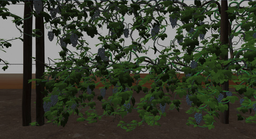
#> input picture defunc/backup_files/scripts/images/grapes_RHS.png, 256 x 139 px, shrunk from 1162 x 629 before the run, found by its file name
$ python hough_circle_test.py
#> lines starting #> are read from the running program, lines starting #| are printed output that depends on the picture
import numpy as np
import cv2 as cv
img = cv.imread('images/grapes_RHS.png',0)
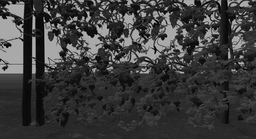
#> img: shape (139, 256); min 0, max 199, mean 60
img = cv.medianBlur(img,5)
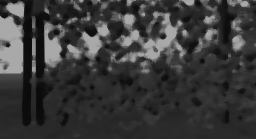
#> img: shape (139, 256); min 9, max 169, mean 57.9
cimg = cv.cvtColor(img,cv.COLOR_GRAY2BGR)
circles = cv.HoughCircles(img,cv.HOUGH_GRADIENT,1,20,
                            param1=5,param2=3,minRadius=0,maxRadius=0)
#> circles = 66 rows, first 8: [161.5, 42.5, 41.4], [179.5, 95.5, 29.3], [63.5, 46.5, 32.7], [93.5, 40.5, 33.8], [73.5, 85.5, 27.5], [42.5, 51.5, 29.3], [226.5, 34.5, 25.2], [17.5, 47.5, 45.2]
circles = np.uint16(np.around(circles))
#> circles = 66 rows, first 8: [162, 42, 41], [180, 96, 29], [64, 46, 33], [94, 40, 34], [74, 86, 28], [42, 52, 29], [226, 34, 25], [18, 48, 45]
for i in circles[0,:]:
    # draw the outer circle
    cv.circle(cimg,(i[0],i[1]),i[2],(0,255,0),2)
    # draw the center of the circle
    cv.circle(cimg,(i[0],i[1]),2,(0,0,255),3)
#> this loop made 66 passes
#> i on passes 1 to 12: [162, 42, 41], [180, 96, 29], [64, 46, 33], [94, 40, 34], [74, 86, 28], [42, 52, 29], [226, 34, 25], [18, 48, 45], [130, 66, 22], [34, 94, 29], [112, 102, 22], [196, 38, 20]
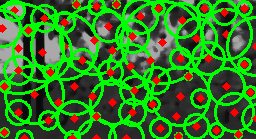
#> cimg: shape (139, 256, 3); mean B, G, R 34.5, 120.6, 52.8
cv.imshow('detected circles',cimg)
cv.waitKey(0)
cv.destroyAllWindows()

$ run again, with defunc/backup_files/scripts/images/grapes_LHS.png copied over defunc/backup_files/scripts/images/grapes_RHS.png
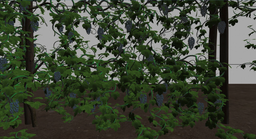
#> input picture defunc/backup_files/scripts/images/grapes_LHS.png, 256 x 139 px, shrunk from 1162 x 629 before the run, found by its file name
#> `img = cv.medianBlur(img,5)`:
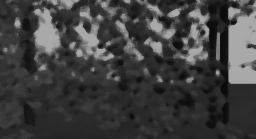
#> img: shape (139, 256); min 11, max 170, mean 63.4
#> `circles = cv.HoughCircles(img,cv.HOUGH_GRADIENT,1,20, param1=5,param2=..`: circles = 63 rows, first 8: [47.5, 68.5, 47.9], [46.5, 45.5, 42.3], [143.5, 66.5, 32], [83.5, 35.5, 33.7], [169.5, 85.5, 29.3], [250.5, 76.5, 60.3], [96.5, 62.5, 32.2], [232.5, 55.5, 46.3]
#> `circles = np.uint16(np.around(circles))`: circles = 63 rows, first 8: [48, 68, 48], [46, 46, 42], [144, 66, 32], [84, 36, 34], [170, 86, 29], [250, 76, 60], [96, 62, 32], [232, 56, 46]
#> the loop `for i in circles[0,:]:` made 63 passes
#> after the loop `for i in circles[0,:]:`:
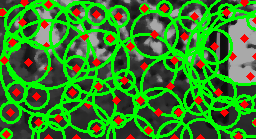
#> cimg: shape (139, 256, 3); mean B, G, R 37.6, 129.5, 54.3
